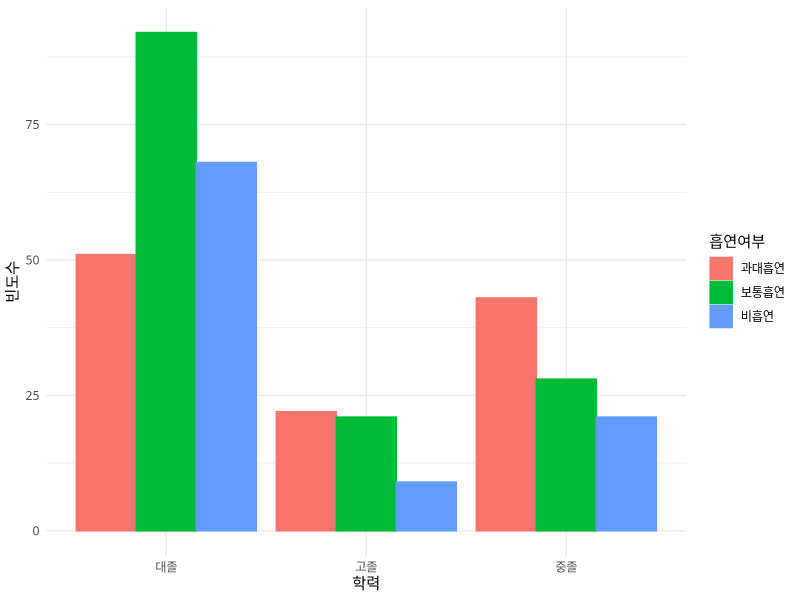

Here is the R script that generated this plot:
# 교육 수준(education)과 흡연율(smoke) 간의 관련성을 분석하기 위한 연구 가설을 수립하고, 각 단계별로 가설을 검정하시오. [독립성 검정]
# 귀무 가설(H0) : 교육 수준과 흡연율 간의 관련성은 없다.
# 연구 가설(H1) : 교육 수준과 흡연율 간의 관련성은 있다.
# 
# 단계1: 파일 가져오기
# 단계2: 코딩 변경(변수 리코딩)
# 단계3: 교차 분할표 작성
# 단계4: 독립성 검정
# # CrossTable() 함수 사용
# 
# 단계5: 검정 결과 해석

library(ggplot2)
library(gmodels)

smoke <- read.csv('smoke.csv', header = T)
smoke
unique(smoke$education)
unique(smoke$smoke)

smoke$education2 <- factor(smoke$education, levels = c(1, 2, 3), labels = c('대졸', '고졸', '중졸'))
smoke$education2

smoke$smoke2 <- factor(smoke$smoke, levels = c(1, 2, 3), labels = c('과대흡연', '보통흡연', '비흡연'))
smoke$smoke2

mTable <- table(smoke$education2, smoke$smoke2)
mTable

mFrame <- data.frame(mTable)
colnames(mFrame) <- c('학력', '흡연여부', '빈도수')

mFrame

ggplot(mFrame, aes(x = 학력, y = 빈도수, fill = 흡연여부, col = 흡연여부)) + geom_col(position = 'Dodge') + theme_minimal(base_family = 'AppleGothic')

CrossTable(smoke$education2, smoke$smoke2, chisq = T)

# Pearson's Chi-squared test 
# ------------------------------------------------------------
# Chi^2 =  18.91092     d.f. =  4     p =  0.0008182573 

# 검정 결과 p 값이 0.05보다 작으므로 귀무 가설을 기각 한다. 
